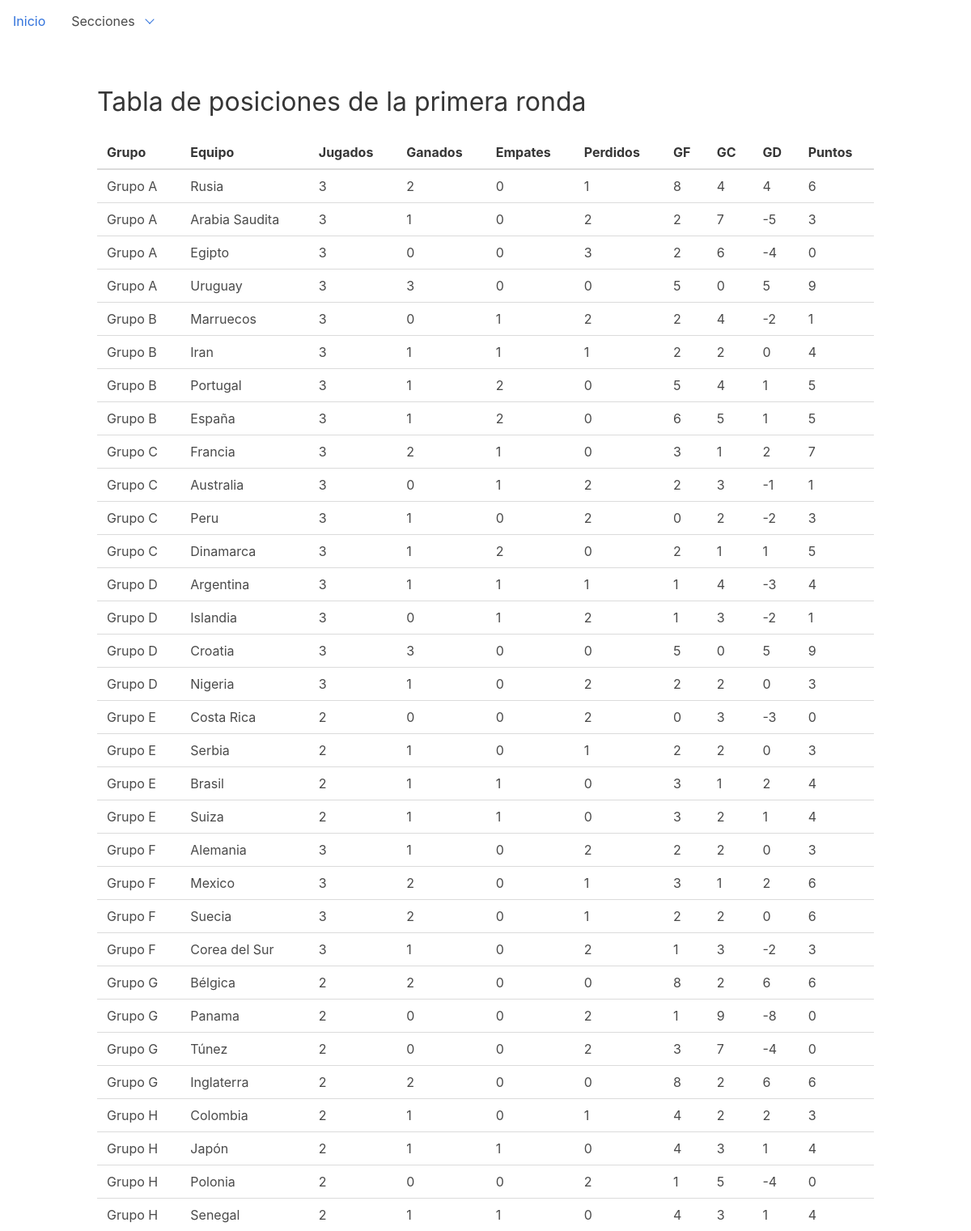
Page /dashboard/rounds on the earlier database version.
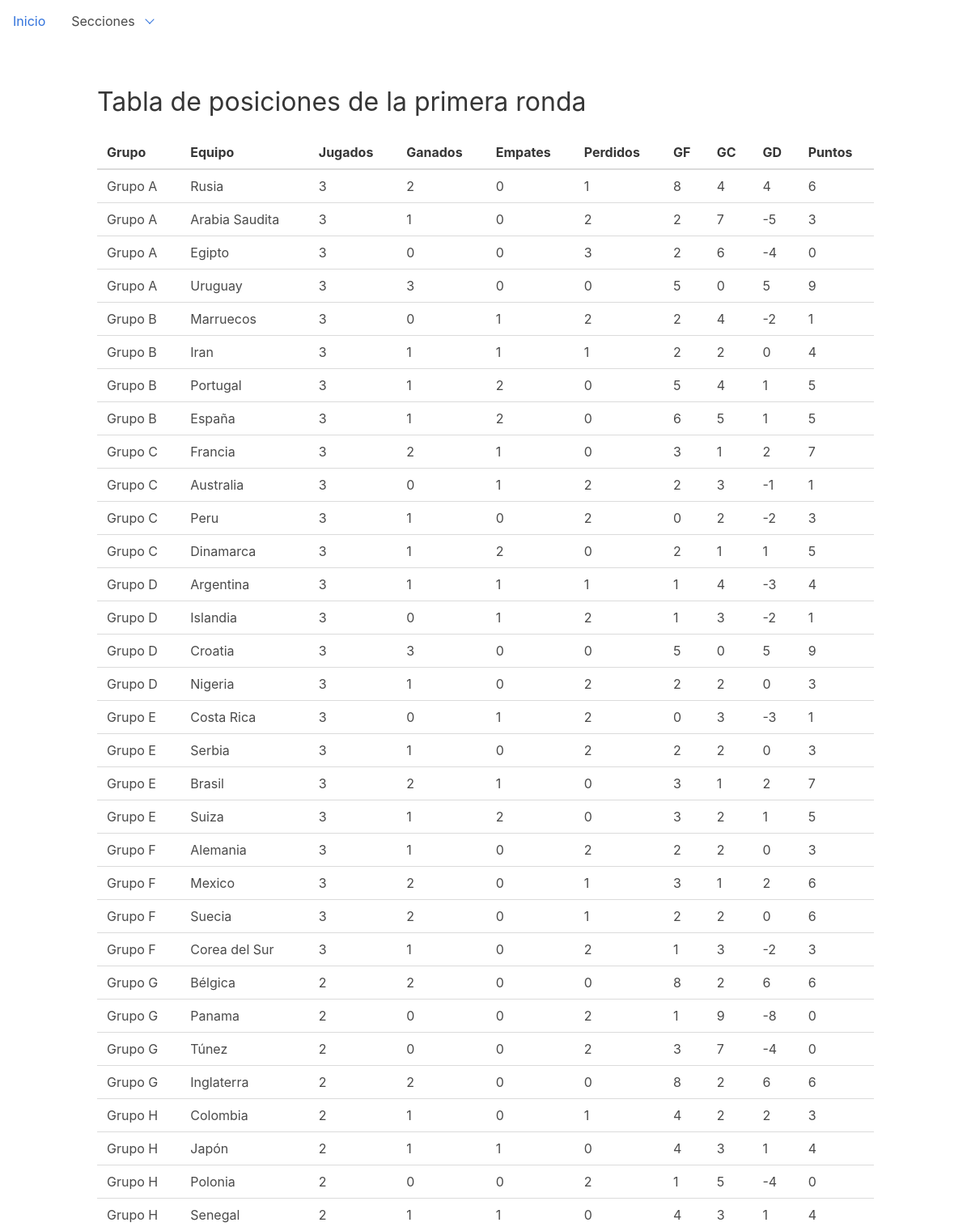
Same page on the later database version.
### dashboard/models.py (models this page shows, shortened)
class Round(models.Model):
    ROUND_CHOICES = (
        ('1', 'Primera fase'),
        ('2', 'Octavos'),
        ('3', 'Cuarto'),
        ('4', 'Semifinales'),
        ('5', 'Tercer lugar'),
        ('6', 'Finales'),
    )
    stage = models.CharField(choices=ROUND_CHOICES, max_length=1, default='1')
    played_matches = models.IntegerField(default=0)
    won = models.IntegerField(default=0)
    draw = models.IntegerField(default=0)
    lose = models.IntegerField(default=0)
    points = models.IntegerField(default=0)
    goals_for = models.IntegerField(default=0)
    goals_against = models.IntegerField(default=0)
    goals_difference = models.IntegerField(default=0)
    position = models.CharField(default="", max_length=24)
    source = models.ForeignKey('Gambler', on_delete=models.DO_NOTHING, null=True)
    done = models.BooleanField(default=False)
    qualified_revision = models.BooleanField(default=False)
    team = models.ForeignKey('Team', on_delete=models.DO_NOTHING)
    class Meta:
        ordering = ["stage", "team__group"]

class Team(models.Model):
    GROUP_CHOICES = (
        ('A', 'Grupo A'),
        ('B', 'Grupo B'),
        ('C', 'Grupo C'),
        ('D', 'Grupo D'),
        ('E', 'Grupo E'),
        ('F', 'Grupo F'),
        ('G', 'Grupo G'),
        ('H', 'Grupo H'),
    )
    group = models.CharField(choices=GROUP_CHOICES, max_length=1, null=True, default='A')
    name = models.CharField(max_length=32)
    code = models.CharField(max_length=32)
    cups = models.IntegerField(default=0)
    finals = models.IntegerField(default=0)
    semifinals = models.IntegerField(default=0)
    class Meta:
        ordering = ["name"]
    def __str__(self):
        return self.name

### dashboard/views.py (the view)
class RoundListView(ListView):
    model = Round
    def get_queryset(self):
        queryset = super(RoundListView, self).get_queryset()
        return queryset.filter(source__name="Oficial").order_by("team__group")

### templates/dashboard/round_list.html (shortened to what this page needs)
{% extends 'base.html' %}
{% block content %}
    <h1 class="title">Tabla de posiciones de la primera ronda</h1>
    <table class="sortable">
        <thead>
        <tr>
            <th>Grupo</th>
            <th>Equipo</th>
            <th>Jugados</th>
            <th>Ganados</th>
            <th>Empates</th>
            <th>Perdidos</th>
            <th>GF</th>
            <th>GC</th>
            <th>GD</th>
            <th>Puntos</th>
        </tr>
        </thead>
        <tbody>
        {% for round in round_list %}
            <tr>
                <td>{{ round.team.get_group_display }}</td>
                <td>{{ round.team }}</td>
                <td>{{ round.played_matches }}</td>
                <td>{{ round.won }}</td>
                <td>{{ round.draw }}</td>
                <td>{{ round.lose }}</td>
                <td>{{ round.goals_for }}</td>
                <td>{{ round.goals_against }}</td>
                <td>{{ round.goals_difference }}</td>
                <td>{{ round.points }}</td>
            </tr>
        {% endfor %}
        </tbody>
    </table>
{% endblock %}

Differences in the rows shown:
changed Round "Costa Rica": played_matches "2" → "3"; draw "0" → "1"; points "0" → "1"
changed Round "Serbia": played_matches "2" → "3"; lose "1" → "2"
changed Round "Brasil": played_matches "2" → "3"; won "1" → "2"; points "4" → "7"
changed Round "Suiza": played_matches "2" → "3"; draw "1" → "2"; points "4" → "5"
